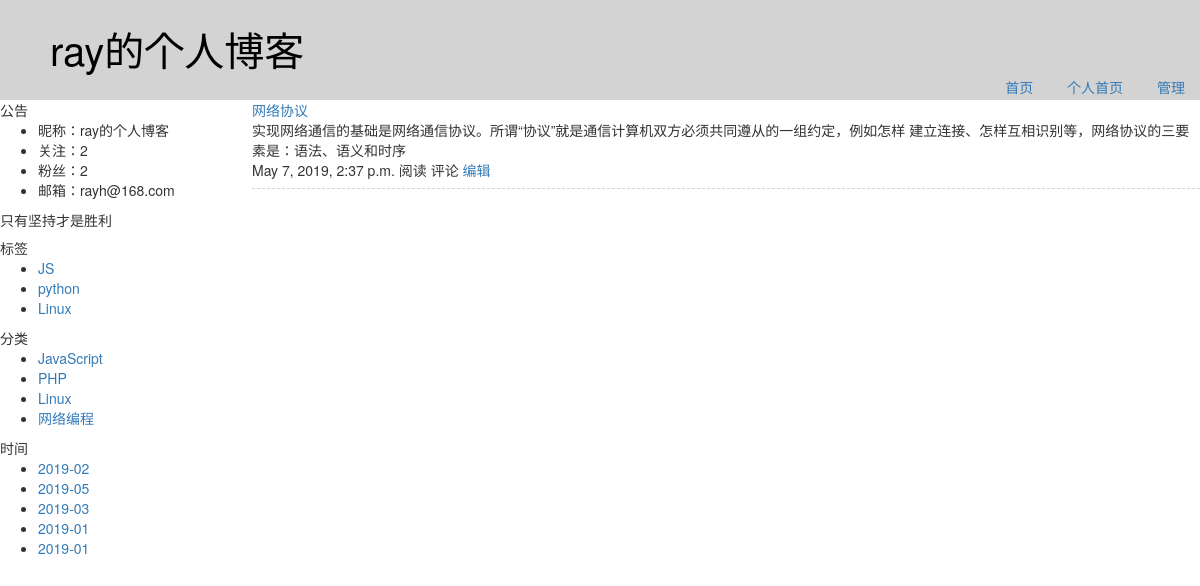
Page /ray-h/tag/1.html on the committed database.
### repository/models.py (models this page shows, shortened)
class Blog(models.Model):
    bid = models.AutoField(primary_key=True)
    surfix = models.CharField(max_length=32,verbose_name='昵称前缀')
    theme = models.CharField(max_length=32,verbose_name='主题')
    title = models.CharField(max_length=32,verbose_name='标题')
    summary = models.CharField(max_length=32,verbose_name='简介')
    uid = models.ForeignKey(UserInfo,on_delete=models.CASCADE,unique=True)
    class Meta:
        verbose_name_plural = '博客表'

class UserInfo(models.Model):
    uid = models.AutoField(primary_key=True)
    username = models.CharField(max_length=32)
    pwd = models.CharField(max_length=32)
    email = models.EmailField(max_length=32)
    img = models.ImageField(upload_to='media/upload_imgs')
    user_user = models.ManyToManyField(
        to='UserInfo',
        through='User2User',
        through_fields=('from_user','to_user')
    )
    class Meta:
        verbose_name_plural = '用户表'

class Tag(models.Model):
    caption = models.CharField(max_length=32)
    bid = models.ForeignKey(Blog,on_delete=models.CASCADE)
    class Meta:
        verbose_name_plural = '标签表'

class Category(models.Model):
    caption = models.CharField(max_length=32,verbose_name='分类名称')
    bid = models.ForeignKey(Blog,on_delete=models.CASCADE)
    class Meta:
        verbose_name_plural = '分类表'

class Article(models.Model):
    title = models.CharField(max_length=32,verbose_name='标题')
    summary = models.CharField(max_length=100,verbose_name='简介')
    detail = models.CharField(max_length=500,verbose_name='详细')
    ctime = models.DateTimeField(null=True,blank=True)
    blog = models.ForeignKey(Blog,verbose_name='所属博客',on_delete=models.CASCADE)
    category = models.ForeignKey(Category,verbose_name='文章类型',on_delete=models.CASCADE)
    type_choices=[(1,"Python"),(2,"Linux"),(3,"JavaScript"),(4,"PHP")]      #主站的分类，通过索引查找相关信息
    article_type_id = models.IntegerField(choices=type_choices,default=None,verbose_name='主站分类')
    tags = models.ManyToManyField(
        to=Tag,
        through='Article2Tag',
        through_fields=('article','tag')
    )
    class Meta:
        verbose_name_plural='文章表'
    def __str__(self):
        return self.title

### web/views/home.py (the view)
# urls.py: url(r'^(?P<surfix>\w+-*\w*)/(?P<condition>((tag)|(category)|(date)))/(?P<val>\w+-*\w*).html$', home.home_filter),
def home_filter(request,surfix,condition,val):
    blog = Blog.objects.filter(surfix=surfix).first()
    follower = User2User.objects.filter(from_user__blog__surfix=surfix).count()
    fans = User2User.objects.filter(to_user__blog__surfix=surfix).count()
    tags = Tag.objects.filter(bid__surfix=surfix)
    category = Category.objects.filter(bid__surfix=surfix)
    ctime = Article.objects.filter(blog_id=blog.bid).extra(
        select={"p_time": "strftime('%%Y-%%m',ctime)"}
    )
    if condition == 'tag':
        article_list = Article.objects.filter(tags=val,blog_id=blog.bid)
        print(article_list)
    elif condition == 'category':
        article_list = Article.objects.filter(blog__surfix=surfix, category_id=val)
    elif condition == 'date':
        article_list = Article.objects.filter(blog=blog).extra(
            where=['strftime("%%Y-%%m",ctime)=%s'],params=[val,]).all()
    return render(request,'home_personal.html',{
        'blog':blog,
        'follower': follower,
        'fans': fans,
        'tags': tags,
        'category': category,
        'ctime': ctime,
        'article_list': article_list,
    })

### templates/home_personal.html
{% extends 'base/home_backend.html' %}
{% block article %}
    {% for row in article_list %}
        <div class="article">
            <div class="articleTitle"><a href="/{{ blog.surfix }}/{{ row.id }}.html">{{ row.title }}</a></div>
            <div class="img-summary">{{ row.summary }}</div>
            <div class="article-bottom">
                <span>{{ row.ctime }}</span>
                <span>阅读</span>
                <span>评论</span>
                <a href="">编辑</a>
            </div>
        </div>
    {% endfor %}
{% endblock %}

### templates/base/home_backend.html (shortened to what this page needs)
<!DOCTYPE html>
<html lang="en">
<head>
    <link rel="stylesheet" href="/static/css/theme/{{ blog.theme }}.css">
    <link rel="stylesheet" href="/static/bootstrap/css/bootstrap.css">
    <link rel="stylesheet" href="/static/font-awesome/css/font-awesome.css">
</head>
<body>
    <div class="title">
        <div class="title-name">{{ blog.title }}</div>
        <div class="title-left">
            <a href="/">首页</a>
            <a href="/{{ blog.surfix }}.html">个人首页</a>
            <a href="">管理</a>
        </div>
    </div>
    <div class="main">
        <div class="main-left">
            <div>
                <span>公告</span>
                <ul class="infomation">
                    <li>昵称：{{ blog.title }}</li>
                    <li>关注：{{ follower }}</li>
                    <li>粉丝：{% if fans == 0 %}
                            {{ 0|safe }}{% else %}{{ fans }}
                        {% endif %}
                    </li>
                    <li>邮箱：{{ blog.uid.email }}</li>
                </ul>
            </div>
            <div class="summary">{{ blog.summary }}</div>
            <div>
                <span>标签</span>
                <ul class="infomation">
                    {% for item in tags %}
                        <li><a href="/{{ item.bid.surfix }}/tag/{{ item.id }}.html">{{ item.caption }}</a></li>
                    {% endfor %}
                </ul>
            </div>
            <div>
                <span>分类</span>
                <ul class="infomation">
                    {% for item in category %}
                        <li><a href="/{{ item.bid.surfix }}/category/{{ item.id }}.html">{{ item.caption }}</a></li>
                    {% endfor %}
                </ul>
            </div>
            <div>
                <span>时间</span>
                <ul class="infomation">
                    {% for item in ctime %}
                        <li><a href="/{{ item.blog.surfix }}/date/{{ item.p_time }}.html">{{ item.p_time }}</a></li>
                    {% endfor %}
                </ul>
            </div>
        </div>
        <div class="main-right">
            {% block article %}
            {% endblock %}
        </div>
    </div>
</body>
</html>

### static/css/theme/default.css (style rules this page uses)
* { margin: 0;padding: 0 }
.title { width: 100%; height: 100px; background-color: lightgray; }
.title-name { color: #000; font-size: 40px; padding: 20px 0 0 50px; }
.title-left { float: right; }
.title-left a { display: inline-block; padding: 0 15px; }
.main-left { width: 20%; float: left; }
.infomation { padding-left: 38px; }
.summary { margin: 8px 0; }
.main-right { width: 79%; float: right; }
.article { padding-bottom: 8px; margin-bottom: 8px; border-bottom: 1px dashed lightgray; }

### rows in the picture
Blog: title "ray的个人博客", uid.email "rayh@168.com", summary "只有坚持才是胜利"
Tag: caption "JS"
Tag: caption "python"
Tag: caption "Linux"
Category: caption "JavaScript"
Category: caption "PHP"
Category: caption "Linux"
Category: caption "网络编程"
Article: p_time "2019-02"
Article: p_time "2019-05", title "网络协议", summary "实现网络通信的基础是网络通信协议。所谓“协议”就是通信计算机双方必须共同遵从的一组约定，例如怎样 建立连接、怎样互相识别等，网络协议的三要素是：语法、语义和时序", ctime "May 7, 2019, 2:37 p.m."
Article: p_time "2019-03"
Article: p_time "2019-01"
Article: p_time "2019-01"

### other values in the picture
{{ follower }} "2"
{{ fans }} "2"
